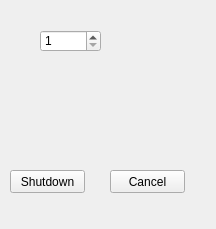
<?xml version="1.0" encoding="UTF-8"?>
<ui version="4.0">
 <class>Form</class>
 <widget class="QWidget" name="Form">
  <property name="geometry">
   <rect>
    <x>0</x>
    <y>0</y>
    <width>216</width>
    <height>229</height>
   </rect>
  </property>
  <property name="windowTitle">
   <string>Form</string>
  </property>
  <widget class="QPushButton" name="pushButton1">
   <property name="geometry">
    <rect>
     <x>10</x>
     <y>170</y>
     <width>75</width>
     <height>23</height>
    </rect>
   </property>
   <property name="text">
    <string>Shutdown</string>
   </property>
  </widget>
  <widget class="QPushButton" name="pushButton2">
   <property name="geometry">
    <rect>
     <x>110</x>
     <y>170</y>
     <width>75</width>
     <height>23</height>
    </rect>
   </property>
   <property name="text">
    <string>Cancel</string>
   </property>
  </widget>
  <widget class="QSpinBox" name="spinBox">
   <property name="geometry">
    <rect>
     <x>40</x>
     <y>30</y>
     <width>61</width>
     <height>22</height>
    </rect>
   </property>
   <property name="minimum">
    <number>1</number>
   </property>
  </widget>
 </widget>
 <resources/>
 <connections/>
</ui>
